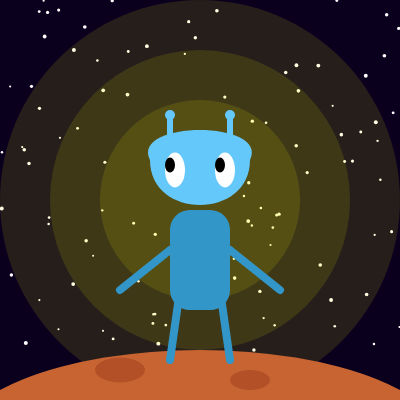
Frame 1 (no input)
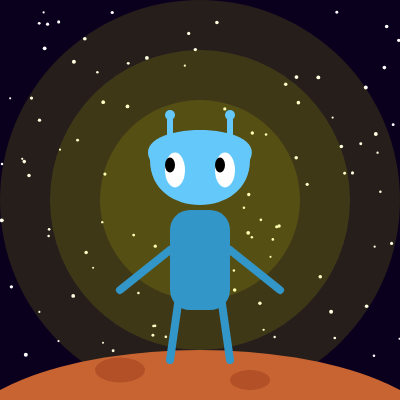
Frame 60 (no input)
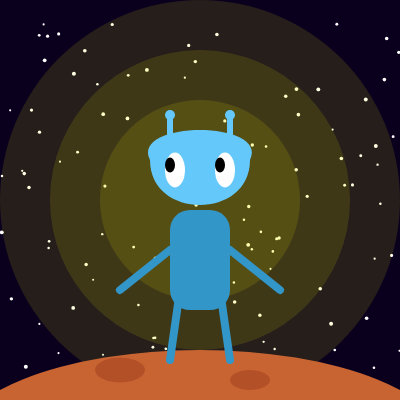
Frame 120 (the mouse pressed at the canvas centre since frame 60)

The p5.js sketch that drew these frames (run headless with seeded random() and noise() and a simulated clock; from frame 60 on, the mouse is pressed at the canvas centre):

// p5.js sketch
// ── sketch.js
let stars = [];

function setup() {
  createCanvas(400, 400); 

  // Create 100 stars with randomized positions and sizes
  for (let i = 0; i < 100; i++) {
    stars.push({
      x: random(width),
      y: random(height - 50),
      size: random(2, 4)
    });
  }
}

function draw() {
  background(10, 0, 30); 

// background
  fill(255);      
  noStroke();
  for (let i = 0; i < stars.length; i++) {
    ellipse(stars[i].x, stars[i].y, stars[i].size); // To Draw the star
    stars[i].y += 0.2; // To make the stars slowly move  downward 

    // If star moves off screen, send it back to top
    if (stars[i].y > height) {
      stars[i].y = 0;
    }
  }

  // AURA
  fill(255, 255, 0, 30); 
  ellipse(200, 200, 200); 
  ellipse(200, 200, 300); 
  fill(244, 255, 0, 30);
  ellipse(200, 200, 400); 

  // MARS
  fill(200, 100, 50); 
  ellipse(width / 2, height + 50, 500, 200); 

  // holes
  fill(180, 80, 40);
  ellipse(120, 370, 50, 25);
  ellipse(250, 380, 40, 20);

  // ALIEN
  push(); 
  translate(width / 2, height / 2); // To move the origin to center for alien

  //Alien Ears 
  stroke(100, 200, 250);
  strokeWeight(6);
  line(-30, -40, -30, -80); // Left antenna
  line(30, -40, 30, -80);   // Right antenna

  // Circles on top of antennae
  noStroke();
  fill(100, 200, 250);
  ellipse(-30, -85, 10, 10);
  ellipse(30, -85, 10, 10);

  // Alien Head 
  fill(100, 200, 250); 
  beginShape();
  vertex(-50, -40);
  bezierVertex(-70, -80, 70, -80, 50, -40); // Top curve of head
  bezierVertex(50, 20, -50, 20, -50, -40);  // Bottom curve of head
  endShape(CLOSE);

  // Eyes 
  fill(255); 
  ellipse(-25, -30, 20, 35); 
  ellipse(25, -30, 20, 35);  

  // Pupils 
  fill(0); 
  ellipse(-30, -35, 10, 15); 
  ellipse(20, -35, 10, 15);  
  
  // Body
  fill(50, 150, 200); 
  rect(-30, 10, 60, 100, 20); 

  // Arms
  stroke(50, 150, 200);
  strokeWeight(8);
  line(-30, 50, -80, 90); 
  line(30, 50, 80, 90);   

  // Legs 
  line(-20, 90, -30, 160);
  line(20, 90, 30, 160);   

  pop(); 
}
